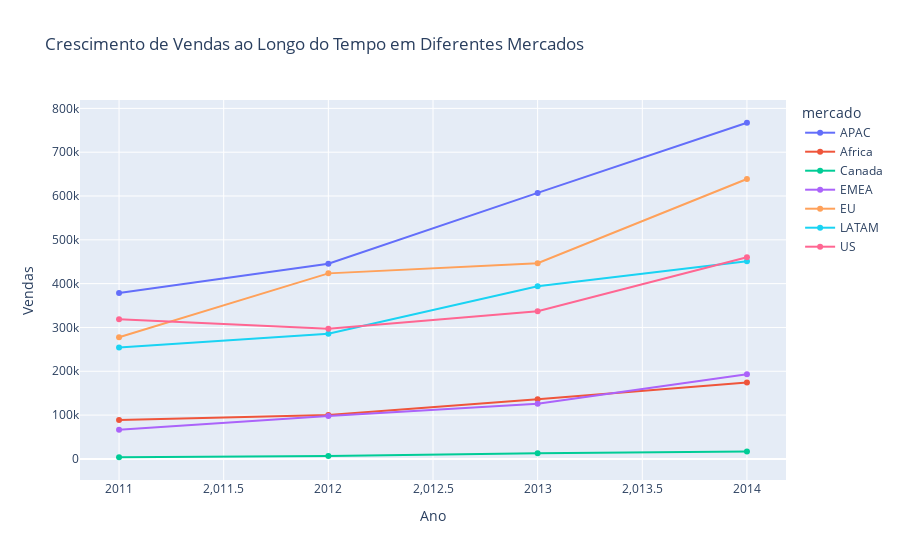

The code cell stored with this chart in its notebook:
### Code cell
fig = px.line(crescimento_vendas, x='data_envio', y='vendas', color='mercado', markers=True,
              title='Crescimento de Vendas ao Longo do Tempo em Diferentes Mercados',
              labels={'data_envio': 'Ano', 'vendas': 'Vendas'},
              line_shape='linear')  # Pode ajustar para 'linear', 'spline', 'hv', 'vh', etc.

# Exibe o gráfico
fig.show()

### Figure 1 — Plotly figure (JSON) as saved in the notebook; plotly's stock layout.template omitted (floating-point values rounded to 4 significant figures)
{"data": [{"hovertemplate": "mercado=APAC<br>Ano=%{x}<br>Vendas=%{y}<extra></extra>", "legendgroup": "APAC", "line": {"color": "#636efa", "dash": "solid", "shape": "linear"}, "marker": {"symbol": "circle"}, "mode": "markers+lines", "name": "APAC", "orientation": "v", "showlegend": true, "type": "scatter", "x": [2011, 2012, 2013, 2014], "xaxis": "x", "y": [378448, 445404, 607060, 767208], "yaxis": "y"}, {"hovertemplate": "mercado=Africa<br>Ano=%{x}<br>Vendas=%{y}<extra></extra>", "legendgroup": "Africa", "line": {"color": "#EF553B", "dash": "solid", "shape": "linear"}, "marker": {"symbol": "circle"}, "mode": "markers+lines", "name": "Africa", "orientation": "v", "showlegend": true, "type": "scatter", "x": [2011, 2012, 2013, 2014], "xaxis": "x", "y": [88796, 100084, 136393, 174545], "yaxis": "y"}, {"hovertemplate": "mercado=Canada<br>Ano=%{x}<br>Vendas=%{y}<extra></extra>", "legendgroup": "Canada", "line": {"color": "#00cc96", "dash": "solid", "shape": "linear"}, "marker": {"symbol": "circle"}, "mode": "markers+lines", "name": "Canada", "orientation": "v", "showlegend": true, "type": "scatter", "x": [2011, 2012, 2013, 2014], "xaxis": "x", "y": [3777, 6352, 13140, 17081], "yaxis": "y"}, {"hovertemplate": "mercado=EMEA<br>Ano=%{x}<br>Vendas=%{y}<extra></extra>", "legendgroup": "EMEA", "line": {"color": "#ab63fa", "dash": "solid", "shape": "linear"}, "marker": {"symbol": "circle"}, "mode": "markers+lines", "name": "EMEA", "orientation": "v", "showlegend": true, "type": "scatter", "x": [2011, 2012, 2013, 2014], "xaxis": "x", "y": [66768, 98144, 125998, 193260], "yaxis": "y"}, {"hovertemplate": "mercado=EU<br>Ano=%{x}<br>Vendas=%{y}<extra></extra>", "legendgroup": "EU", "line": {"color": "#FFA15A", "dash": "solid", "shape": "linear"}, "marker": {"symbol": "circle"}, "mode": "markers+lines", "name": "EU", "orientation": "v", "showlegend": true, "type": "scatter", "x": [2011, 2012, 2013, 2014], "xaxis": "x", "y": [277664, 423443, 446616, 638820], "yaxis": "y"}, {"hovertemplate": "mercado=LATAM<br>Ano=%{x}<br>Vendas=%{y}<extra></extra>", "legendgroup": "LATAM", "line": {"color": "#19d3f3", "dash": "solid", "shape": "linear"}, "marker": {"symbol": "circle"}, "mode": "markers+lines", "name": "LATAM", "orientation": "v", "showlegend": true, "type": "scatter", "x": [2011, 2012, 2013, 2014], "xaxis": "x", "y": [254279, 285720, 393973, 450937], "yaxis": "y"}, {"hovertemplate": "mercado=US<br>Ano=%{x}<br>Vendas=%{y}<extra></extra>", "legendgroup": "US", "line": {"color": "#FF6692", "dash": "solid", "shape": "linear"}, "marker": {"symbol": "circle"}, "mode": "markers+lines", "name": "US", "orientation": "v", "showlegend": true, "type": "scatter", "x": [2011, 2012, 2013, 2014], "xaxis": "x", "y": [318478, 297097, 337117, 460445], "yaxis": "y"}], "layout": {"legend": {"title": {"text": "mercado"}, "tracegroupgap": 0}, "title": {"text": "Crescimento de Vendas ao Longo do Tempo em Diferentes Mercados"}, "xaxis": {"anchor": "y", "domain": [0, 1], "title": {"text": "Ano"}}, "yaxis": {"anchor": "x", "domain": [0, 1], "title": {"text": "Vendas"}}}}
